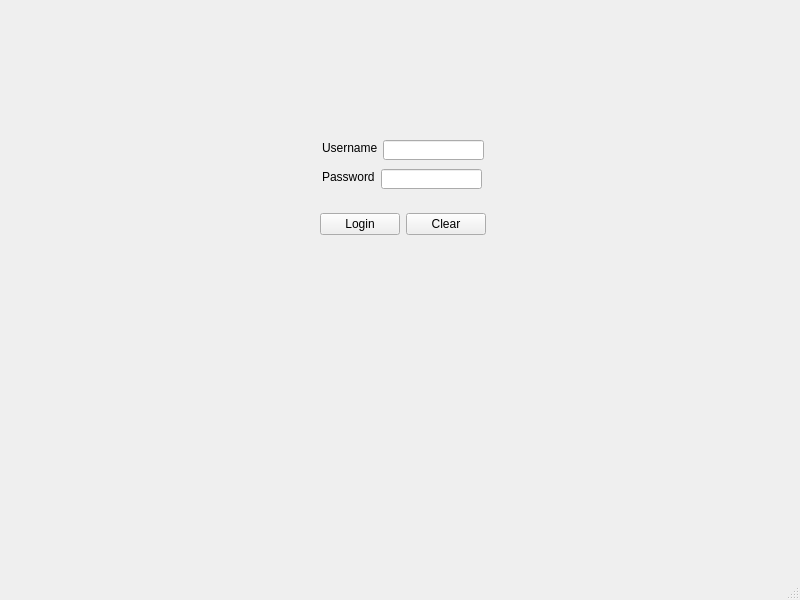
<?xml version="1.0" encoding="UTF-8"?>
<ui version="4.0">
 <class>MainWindow</class>
 <widget class="QMainWindow" name="MainWindow">
  <property name="geometry">
   <rect>
    <x>0</x>
    <y>0</y>
    <width>800</width>
    <height>600</height>
   </rect>
  </property>
  <property name="windowTitle">
   <string>MainWindow</string>
  </property>
  <widget class="QWidget" name="centralwidget">
   <widget class="QLabel" name="passwordLabel">
    <property name="geometry">
     <rect>
      <x>322</x>
      <y>169</y>
      <width>53</width>
      <height>16</height>
     </rect>
    </property>
    <property name="text">
     <string>Password: </string>
    </property>
   </widget>
   <widget class="QLabel" name="usernameLabel">
    <property name="geometry">
     <rect>
      <x>322</x>
      <y>140</y>
      <width>55</width>
      <height>16</height>
     </rect>
    </property>
    <property name="text">
     <string>Username: </string>
    </property>
   </widget>
   <widget class="QLineEdit" name="usernameLineEdit">
    <property name="geometry">
     <rect>
      <x>383</x>
      <y>140</y>
      <width>101</width>
      <height>20</height>
     </rect>
    </property>
   </widget>
   <widget class="QWidget" name="layoutWidget">
    <property name="geometry">
     <rect>
      <x>320</x>
      <y>212</y>
      <width>166</width>
      <height>25</height>
     </rect>
    </property>
    <layout class="QHBoxLayout" name="horizontalLayout_3">
     <item>
      <widget class="QPushButton" name="loginPushBtn">
       <property name="text">
        <string>Login</string>
       </property>
      </widget>
     </item>
     <item>
      <widget class="QPushButton" name="clearPushBtn">
       <property name="text">
        <string>Clear</string>
       </property>
      </widget>
     </item>
    </layout>
   </widget>
   <widget class="QLineEdit" name="passwordLineEdit">
    <property name="geometry">
     <rect>
      <x>381</x>
      <y>169</y>
      <width>101</width>
      <height>20</height>
     </rect>
    </property>
    <property name="inputMethodHints">
     <set>Qt::ImhHiddenText|Qt::ImhNoAutoUppercase|Qt::ImhNoPredictiveText|Qt::ImhSensitiveData</set>
    </property>
    <property name="echoMode">
     <enum>QLineEdit::Password</enum>
    </property>
   </widget>
  </widget>
  <widget class="QMenuBar" name="menubar">
   <property name="geometry">
    <rect>
     <x>0</x>
     <y>0</y>
     <width>800</width>
     <height>21</height>
    </rect>
   </property>
  </widget>
  <widget class="QStatusBar" name="statusbar"/>
 </widget>
 <resources/>
 <connections/>
</ui>
